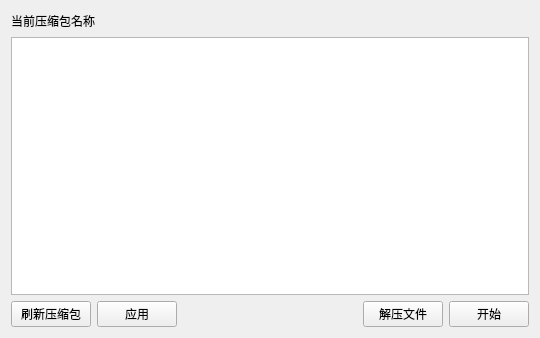
<?xml version="1.0" encoding="UTF-8"?>
<ui version="4.0">
 <class>SelectUpdateFileWidget</class>
 <widget class="QWidget" name="SelectUpdateFileWidget">
  <property name="geometry">
   <rect>
    <x>0</x>
    <y>0</y>
    <width>540</width>
    <height>338</height>
   </rect>
  </property>
  <property name="windowTitle">
   <string>Form</string>
  </property>
  <layout class="QVBoxLayout" name="verticalLayout">
   <item>
    <layout class="QHBoxLayout" name="horizontalLayout">
     <item>
      <widget class="QLabel" name="label">
       <property name="text">
        <string>当前压缩包名称</string>
       </property>
      </widget>
     </item>
     <item>
      <widget class="QLabel" name="label_2">
       <property name="text">
        <string/>
       </property>
      </widget>
     </item>
     <item>
      <spacer name="horizontalSpacer">
       <property name="orientation">
        <enum>Qt::Horizontal</enum>
       </property>
       <property name="sizeHint" stdset="0">
        <size>
         <width>40</width>
         <height>20</height>
        </size>
       </property>
      </spacer>
     </item>
    </layout>
   </item>
   <item>
    <widget class="QListWidget" name="listWidget"/>
   </item>
   <item>
    <layout class="QHBoxLayout" name="horizontalLayout_2">
     <item>
      <widget class="QPushButton" name="loadFileBtn">
       <property name="text">
        <string>刷新压缩包</string>
       </property>
      </widget>
     </item>
     <item>
      <widget class="QPushButton" name="applyBtn">
       <property name="text">
        <string>应用</string>
       </property>
      </widget>
     </item>
     <item>
      <spacer name="horizontalSpacer_2">
       <property name="orientation">
        <enum>Qt::Horizontal</enum>
       </property>
       <property name="sizeHint" stdset="0">
        <size>
         <width>40</width>
         <height>20</height>
        </size>
       </property>
      </spacer>
     </item>
     <item>
      <widget class="QPushButton" name="tarUpdateFileBtn">
       <property name="text">
        <string>解压文件</string>
       </property>
      </widget>
     </item>
     <item>
      <widget class="QPushButton" name="startUpdateBtn">
       <property name="text">
        <string>开始</string>
       </property>
      </widget>
     </item>
    </layout>
   </item>
  </layout>
 </widget>
 <resources/>
 <connections/>
</ui>
